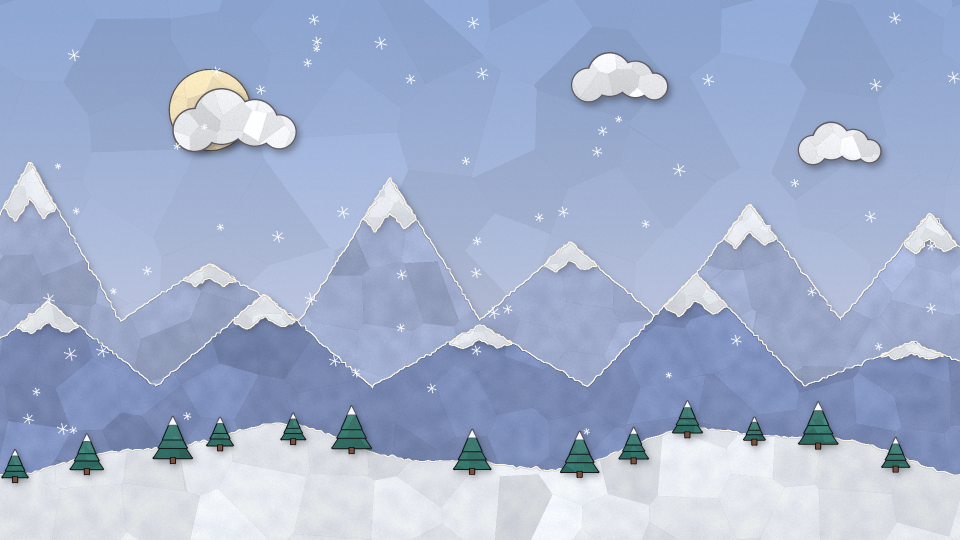
#> input picture assets/art/backgrounds/bg_frostfold.png, 1920 x 1080 px, found by its file name (shown at 1/2 size)
$ python dark_backdrops_r4.py
#> lines starting #> are read from the running program, lines starting #| are printed output that depends on the picture
"""Backdrops for Region 4, the Spine Peaks (Phase 3), from the painted ElevenLabs
renders in tools/art/source/ (and the frostfold painting from Phase 0).

  bg_rime_slopes.png   3840x1080, the frozen folded mountains (4-1), mirrored strip
  bg_fold_works.png    3840x1080, Bindwell's needle gantries over the pop-up peaks (4-2), mirrored strip
  bg_pattern_room.png  1920x1080, inside Bindwell's pattern room (4-3)
  bg_stitched_ascent.png 3840x1080, the stitched summit cliffs (4-4), mirrored strip
  bg_bindwell_workshop.png 1920x1080, Bindwell's workshop at the top (boss)
  bg_low_point.png     3840x1080, the summit after, darker (4-5), mirrored strip

Run: python3 tools/art/dark_backdrops_r4.py
"""
import os

from PIL import Image, ImageEnhance, ImageOps

ROOT = os.path.join(os.path.dirname(__file__), "..", "..")
SRC = os.path.join(ROOT, "tools", "art", "source")
DARK = os.path.join(ROOT, "assets", "art", "dark")


def fit(path: str) -> Image.Image:
    img = Image.open(path).convert("RGB")
#> img is the input picture: PIL image 1920x1080 RGB; mean R, G, B 162.6, 177, 206.3
    return ImageOps.fit(img, (1920, 1080), Image.LANCZOS)


def strip(img: Image.Image) -> Image.Image:
    out = Image.new("RGB", (3840, 1080))
#> out: PIL image 3840x1080 RGB; every value is 0
    out.paste(img, (0, 0))
    out.paste(ImageOps.mirror(img), (1920, 0))
    return out


def main() -> None:
    slopes = strip(fit(os.path.join(DARK, "backdrops", "bg_frostfold.png")))
    slopes.save(os.path.join(DARK, "bg_rime_slopes.png"))
    works = strip(fit(os.path.join(SRC, "fold_works_raw.png")))
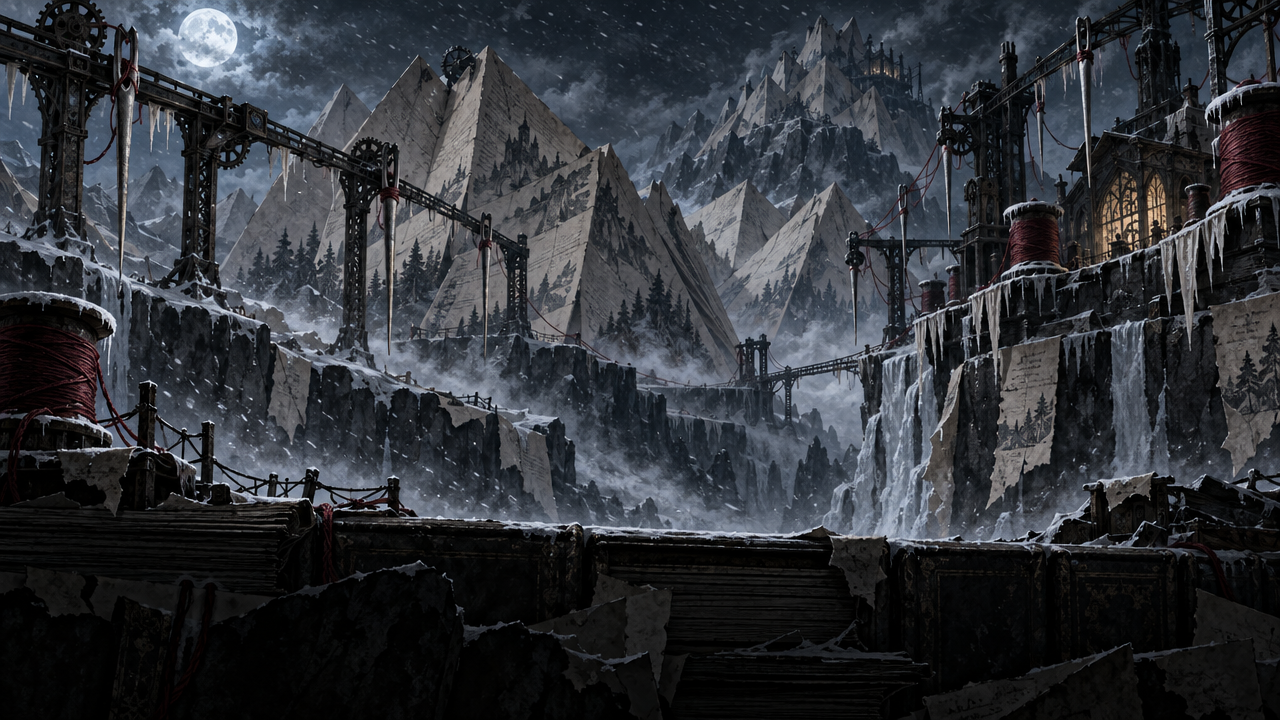
#> input picture tools/art/source/fold_works_raw.png, 1280 x 720 px
#> in fit, img is the input picture: PIL image 1280x720 RGB; mean R, G, B 48, 51.1, 56.4
    ImageEnhance.Brightness(works).enhance(0.85).save(os.path.join(DARK, "bg_fold_works.png"))
    room = fit(os.path.join(SRC, "pattern_room_raw.png"))
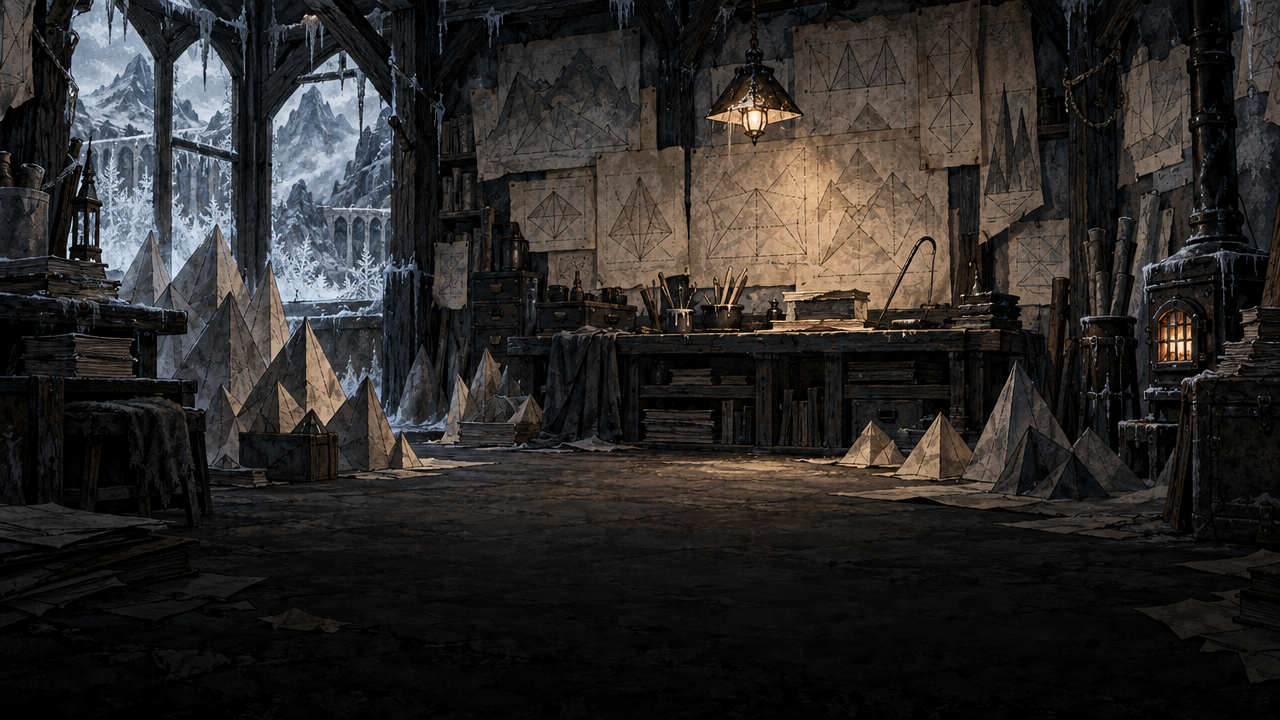
#> input picture tools/art/source/pattern_room_raw.png, 1280 x 720 px
#> in fit, img is the input picture: PIL image 1280x720 RGB; mean R, G, B 43.5, 40.9, 39.3
    ImageEnhance.Brightness(room).enhance(0.85).save(os.path.join(DARK, "bg_pattern_room.png"))
    summit = fit(os.path.join(DARK, "backdrops", "bg_spine_summit.png"))
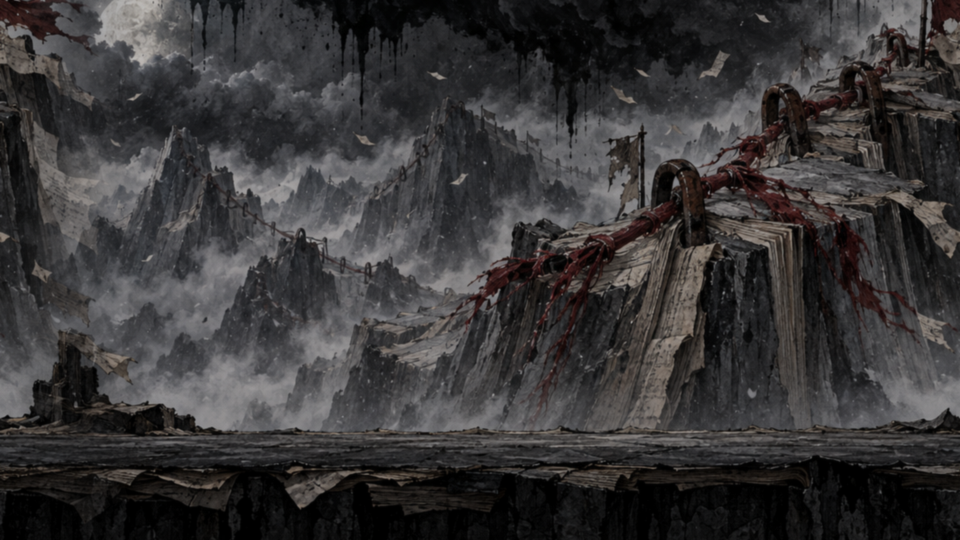
#> input picture assets/art/dark/backdrops/bg_spine_summit.png, 1920 x 1080 px (shown at 1/2 size)
#> in fit, img is the input picture: PIL image 1920x1080 RGB; mean R, G, B 56.9, 55.2, 55.8
    strip(summit).save(os.path.join(DARK, "bg_stitched_ascent.png"))
    ImageEnhance.Brightness(strip(ImageOps.mirror(summit))).enhance(0.6).save(os.path.join(DARK, "bg_low_point.png"))
#> in strip (call 4), `out.paste(img, (0, 0))`:
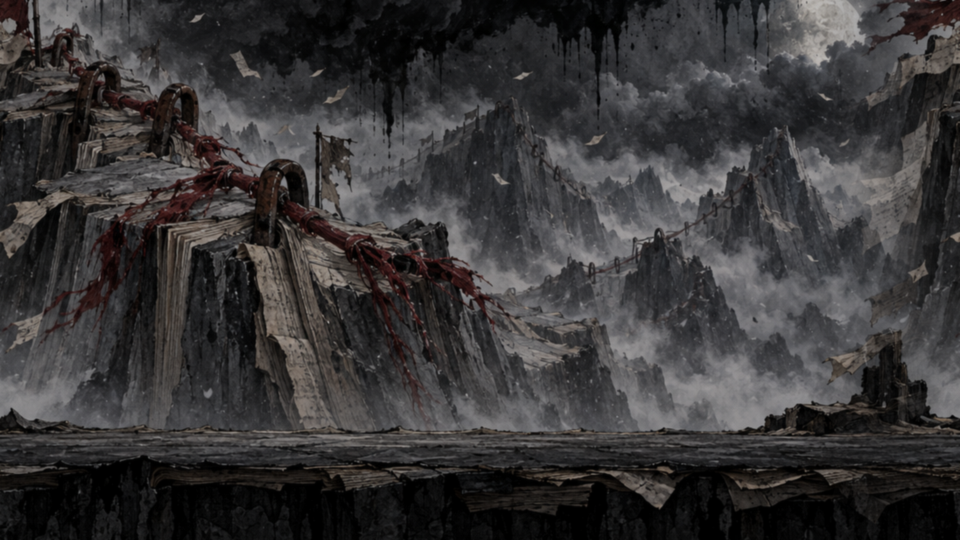
#> img: PIL image 1920x1080 RGB (shown at 1/2 size); mean R, G, B 56.9, 55.2, 55.8
#> in strip (call 4), `out.paste(ImageOps.mirror(img), (1920, 0))`:
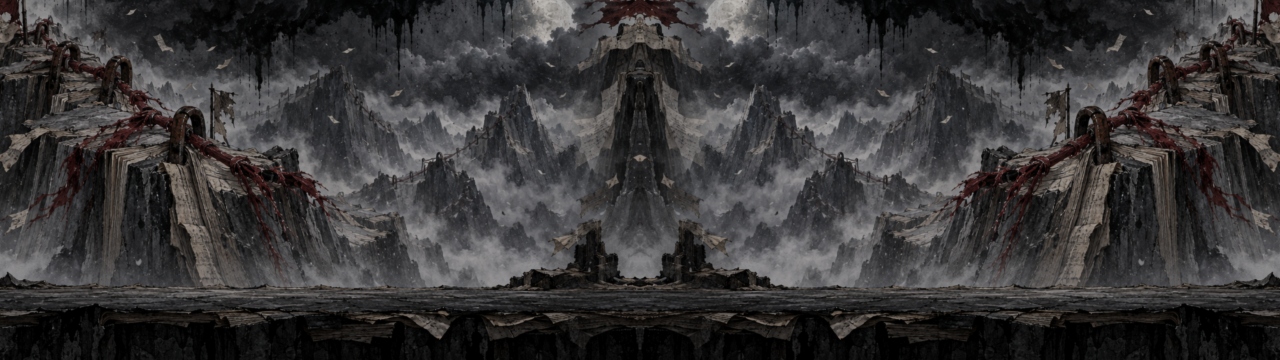
#> out: PIL image 3840x1080 RGB (shown at 1/3 size); mean R, G, B 56.9, 55.2, 55.8
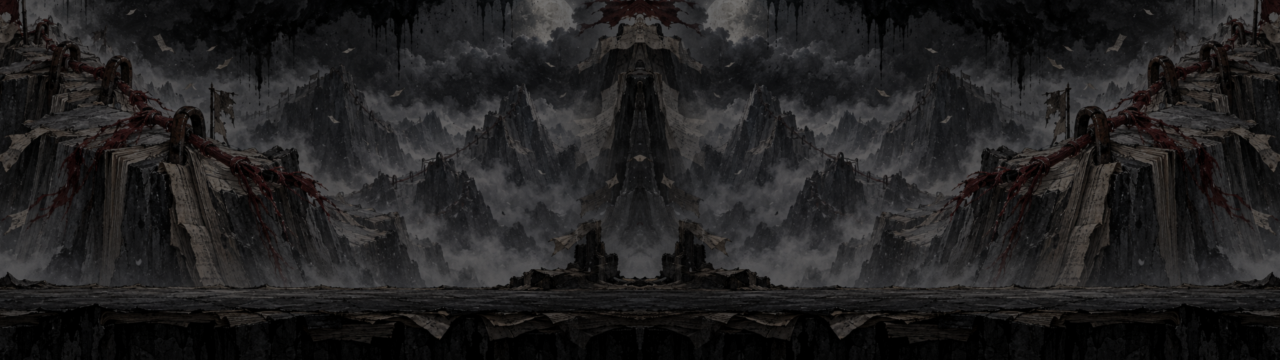
#> saved as bg_low_point.png: PIL image 3840x1080 RGB (shown at 1/3 size); mean R, G, B 33.7, 32.7, 33.1
    workshop = fit(os.path.join(SRC, "bindwell_workshop_raw.png"))
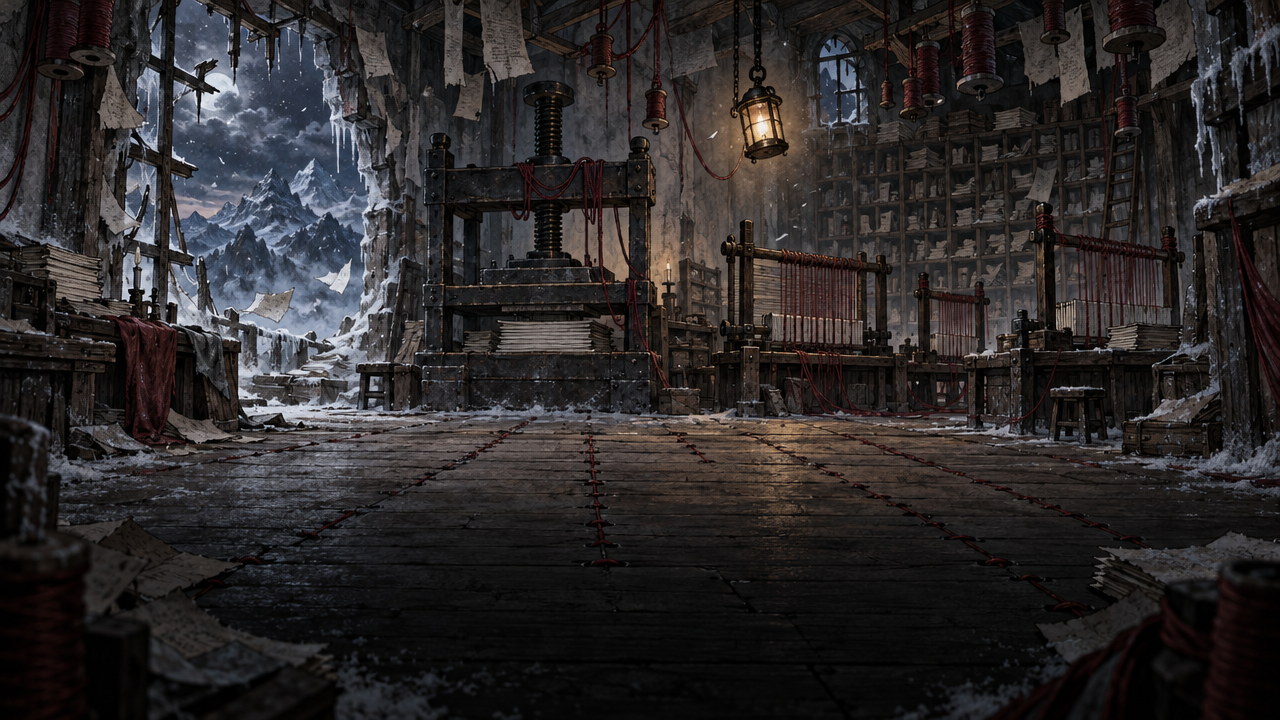
#> input picture tools/art/source/bindwell_workshop_raw.png, 1280 x 720 px
#> in fit, img is the input picture: PIL image 1280x720 RGB; mean R, G, B 43.9, 40.6, 41.2
    ImageEnhance.Brightness(workshop).enhance(0.9).save(os.path.join(DARK, "bg_bindwell_workshop.png"))
    print("wrote the Peaks backdrops")


if __name__ == "__main__":
    main()
